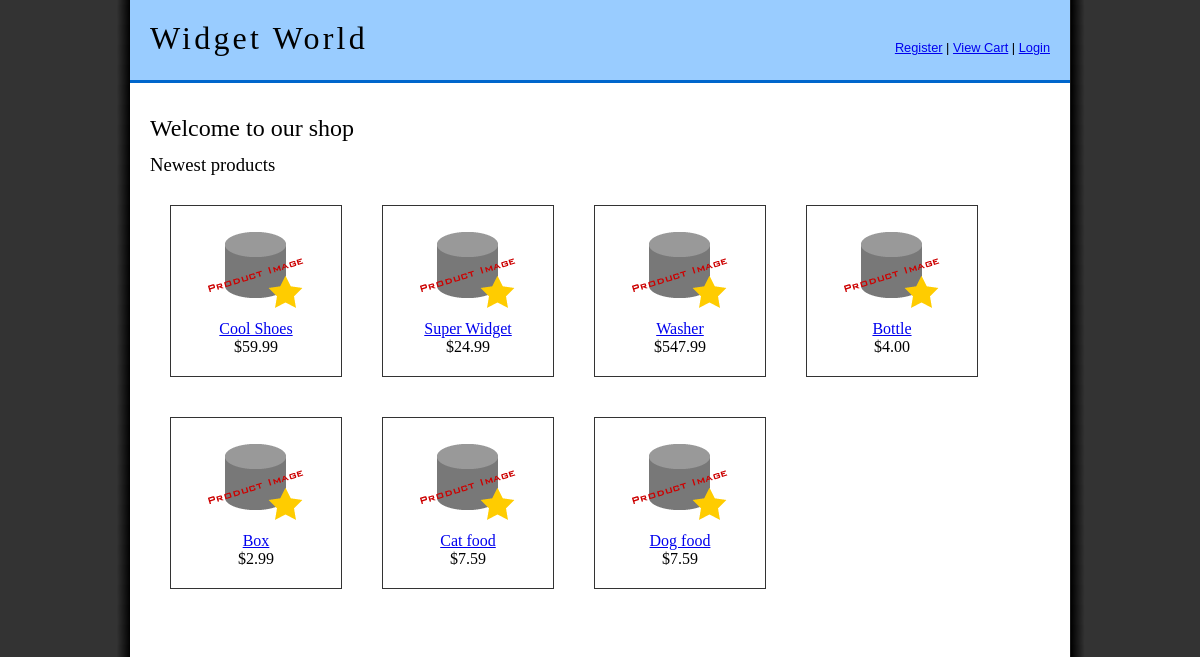
The page / on the database its author committed.
### tables this page shows
CREATE TABLE `products` (
  `id` int(11) NOT NULL AUTO_INCREMENT,
  `product_num` varchar(32) NOT NULL,
  `product_name` varchar(255) NOT NULL,
  `description` text NOT NULL,
  `price` float NOT NULL,
  `quantity` int(11) NOT NULL,
  PRIMARY KEY (`id`)
);

### includes/inc.autoload.php (called while the page is built, shortened)
<?php
function classLoader($class){
    $file = __DIR__.'/../classes/class.'.$class.'.php';
}
?>

### private/inc.db.php (called while the page is built)
<?php
$dsn = 'mysql:dbname=ecom;port=8889;host=localhost';
$user = 'you';
$password = 'pw123';

### classes/class.DB.php (called while the page is built, shortened)
<?php
class DB{
    private static $_instance;
    private $_pdo;
    public static function getInstance(){
        if(self::$_instance === NULL) {
            require_once('../private/inc.db.php');
            self::$_instance = new self($dsn, $user, $password);
        }
        return self::$_instance;
    }
    private function __construct($dsn, $user, $password)
    {
        try {
            $this->_pdo = new PDO($dsn, $user, $password);
        } catch (PDOException $e) {
            echo 'Connection failed: ' . $e->getMessage();
        }
    }
    public function __call($method, $args) {
        return call_user_func_array(array($this->_pdo, $method), $args);
    }
}

### classes/class.Collection.php (called while the page is built, shortened)
<?php
abstract class Collection implements Iterator,Countable{
    protected $classname = 'StdClass';
    protected $tablename;
    protected $_db;
    protected $limit = 25;
    public function __construct($limit=null,$items = null) {
        if ((int)$limit){
            $this->limit = (int)$limit;
        }
        if (!$items){
            if (isset($this->tablename)){
                $this->fetchFromDB();
            }
        } else {
            if (is_array($items)){
               $this->items = $items;
            }
        }
    }
    protected function fetchFromDB(){
        if (!$this->_db){
             $this->_db = DB::getInstance();
        }
        $query = sprintf('SELECT * FROM %s',$this->tablename);
        if ($this->limit){
            $query .= sprintf(' LIMIT %d',$this->limit);
        }
        $stmt = $this->_db->prepare($query);
        if (!$stmt->execute()){
            throw new PDOException('Could not fetch order');
        }
        $stmt->setFetchMode(PDO::FETCH_CLASS,$this->classname);
        $this->items = $stmt->fetchAll();
    }
}

### classes/class.DBObjectBase.php (called while the page is built, shortened)
<?php
require_once('class.DB.php');
abstract class DBObjectBase{
    protected $_db_fields = array();
    public function __get($name){
        if (in_array($name,$this->_db_fields) && property_exists($this, $name)){
            return $this->$name;
        }
        return null;
    }
}
?>

### classes/class.Product.php (called while the page is built, shortened)
<?php
class Product extends DBObjectBase implements ProfileInterface{
    protected $id,$product_num,$product_name,$price,$quantity_on_hand,$description,$img_src;
    public function getFormattedPrice(){
        return number_format($this->price,2);
    }
}

### public/index.php (the view, shortened to what this page needs)
<?php
require_once '../includes/inc.autoload.php';
$title = 'Welcome to our shop';
$content = '<h3>Newest products</h3>';
$limit = 20;
$list = new ProductCollection($limit);
$content .= '<div class="product-box-container">'."\n";
foreach ($list as $product){
    $content.= '<div class="product-box">';
    $content.= '<img src="images/product_images/generic_product.png" />';
    $content.= '<p><a href="product.php?id='.$product->id.'">'.$product->product_name.'</a></p>';
    $content.= '<p>$'.$product->getFormattedPrice().'</p>';
    $content.= '</div>'."\n";
}
$content .= '</div>';
require_once 'template.php';

### public/template.php (shortened to what this page needs)
<?php
$logged_in = 0;
$log_text= 'Login';
$path_to_public = '/zend/php2/php2newproject/public/';
?>
<!DOCTYPE html>
<html>
    <head>
        <link rel="stylesheet" type="text/css" href="<?=$path_to_public ?>css/style.css" />
    </head>
    <body>
        <section id="page">
            <header>
                <h1><a href="<?=$path_to_public ?>">Widget World</a></h1>
                <nav>
                    <?php
                    if ($logged_in){
                        echo "Welcome, $firstname";
                    } else {
                        echo '<a href="'.$path_to_public.'register.php">Register</a>';
                    }
                    ?> | <a href="<?=$path_to_public ?>view-cart.php">View Cart</a> | <a href="<?=$path_to_public ?>login.php"><?php echo $log_text ?></a>
                </nav>
            </header>
            <section id="main">
                <h2><?php echo $title ?></h2>
                <?php
                    echo $content;
                ?>
            </section>
        </section>
    </body>
</html>

### public/css/style.css (style rules this page uses)
* { margin: 0; padding:0; }
body { font-size: 100%; font-family: Georgia,'Times New Roman',Times,serif; background-color: #333; background: url('../images/style/background.png') center repeat-y #333; }
#page { width:940px; margin: 0 auto; padding: 0; background-color: #fff; }
#main { width:900px; padding:20px; float:left; border-top:#fff; background-color: #fff; }
h2,h3,h4,h5 { font-weight: normal; margin: .5em 0; }
header { height:80px; background-color:#99ccff; border-bottom: 3px solid #0066cc; }
header h1 { font-size:2em; padding: 20px 20px 0 20px; float: left; font-weight: normal; letter-spacing: .1em; }
header h1 a { text-decoration: none; color:black; }
header nav { font-family: Arial,Helvetica,sans-serif; font-size: 80%; display: block; float:right; padding: 20px; padding-top: 40px; }
.product-box { width:150px; height:150px; border:1px solid #333; float: left; margin:20px; padding:10px; text-align: center; }
.product-box-container { float:left; width:100%; }

### rows shown on the page
products: product_name "Cool Shoes", price "59.99"
products: product_name "Super Widget", price "24.99"
products: product_name "Washer", price "547.99"
products: product_name "Bottle", price "4.00"
products: product_name "Box", price "2.99"
products: product_name "Cat food", price "7.59"
products: product_name "Dog food", price "7.59"

### other values the page prints
$log_text "Login"
$title "Welcome to our shop"
